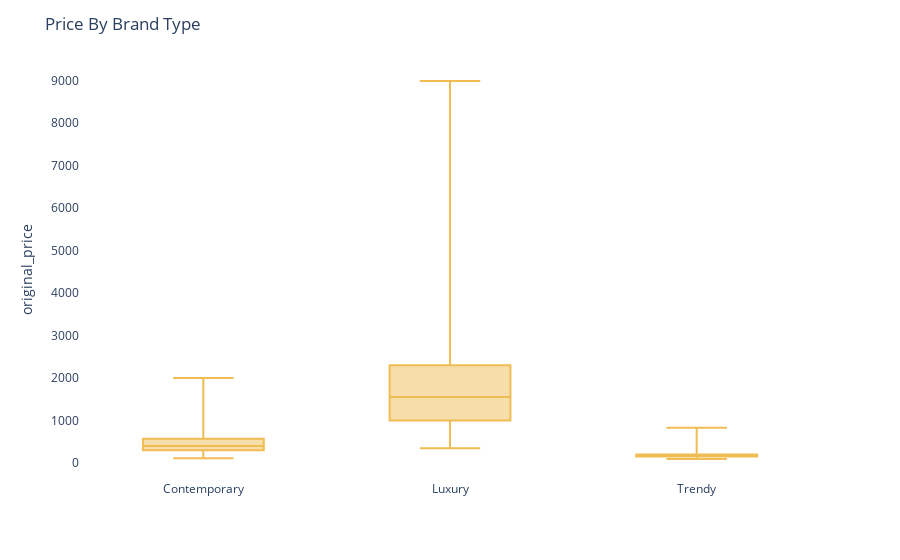

The notebook cell saved with this chart:
### Code cell
import plotly.express as px
colors = ['rgb(25, 43, 87)', 'rgb(201, 161, 91)', 'rgb(166, 164, 161)']
fig = px.box(saks_full, x="brand_positioning", y="original_price", points=False, 
             color_discrete_sequence = ['rgb(25, 43, 87)','rgb(240, 188, 84)', 'rgb(166, 164, 161)'],
             color_discrete_map = {"brand_positioning": ["Trendy", "Contemporary", "Luxury"]})
#              color_discrete_map={'Trendy':'rgb(25, 43, 87)',
#                                  'Contemporary':'rgb(201, 161, 91)',
#                                  'Luxury':'rgb(166, 164, 161)'
#                                  })

fig.update_layout(title_text='Price By Brand Type',plot_bgcolor='rgb(256, 256, 256)')
fig.update_xaxes(title_text = "")
# fig.update_yaxes(showgrid=True, gridwidth=0.5, gridcolor='rgb(230, 230, 230)')
fig.show()

### Figure 1 — Plotly figure (JSON) as saved in the notebook; plotly's stock layout.template omitted (floating-point values rounded to 4 significant figures; data arrays with more than 128 entries replaced by an {"elided": "..."} marker saying what was removed)
{"data": [{"alignmentgroup": "True", "boxpoints": false, "hovertemplate": "brand_positioning=%{x}<br>original_price=%{y}<extra></extra>", "legendgroup": "", "marker": {"color": "rgb(240, 188, 84)"}, "name": "", "notched": false, "offsetgroup": "", "orientation": "v", "showlegend": false, "type": "box", "x": {"elided": "3989 str values"}, "x0": " ", "xaxis": "x", "y": {"elided": "3989 float values"}, "y0": " ", "yaxis": "y"}], "layout": {"boxmode": "group", "legend": {"tracegroupgap": 0}, "margin": {"t": 60}, "plot_bgcolor": "rgb(256, 256, 256)", "title": {"text": "Price By Brand Type"}, "xaxis": {"anchor": "y", "domain": [0, 1], "title": {"text": ""}}, "yaxis": {"anchor": "x", "domain": [0, 1], "title": {"text": "original_price"}}}}
